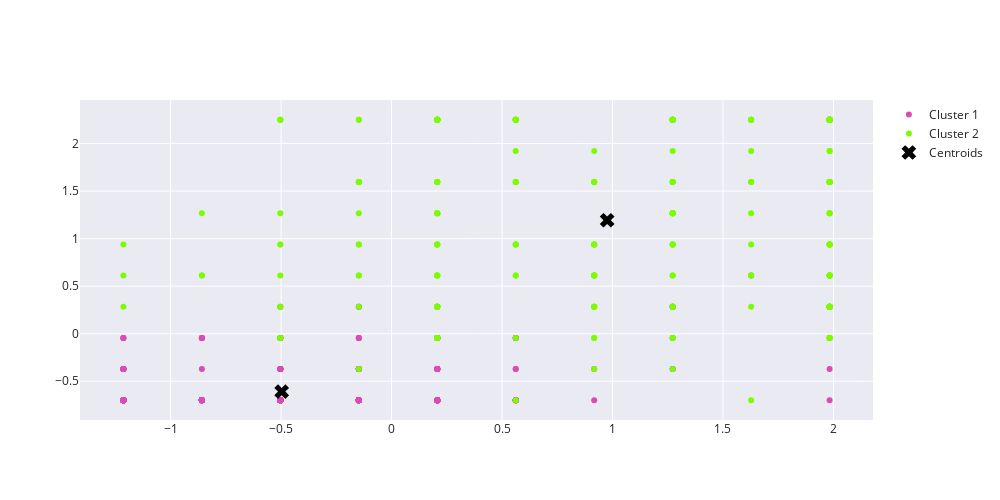

Here is the notebook cell this chart was saved with:
### Code cell
# Evaluation
fig = go.Figure()
fig.add_trace(go.Scatter(
    x=X[points == 0, 0], y=X[points == 0, 1],
    mode='markers',marker_color='#DB4CB2',name='Cluster 1'
))

fig.add_trace(go.Scatter(
    x=X[points == 1, 0], y=X[points == 1, 1],
    mode='markers',marker_color='#7CFC00',name='Cluster 2'
))

fig.add_trace(go.Scatter(
    x=X[points == 2, 0], y=X[points == 2, 1],
    mode='markers',marker_color='#7D3AC1',name='cluster 3'
))

fig.add_trace(go.Scatter(
    x=centroids[:, 0], y=centroids[:,1],
    mode='markers',marker_color='black',marker_symbol=4,marker_size=13,name='Centroids'
))
fig.update_layout(template='seaborn',width=1000, height=500,)

### Figure 1 — Plotly figure (JSON) as saved in the notebook; plotly's stock layout.template omitted (floating-point values rounded to 4 significant figures; data arrays with more than 128 entries replaced by an {"elided": "..."} marker saying what was removed)
{"data": [{"marker": {"color": "#DB4CB2"}, "mode": "markers", "name": "Cluster 1", "type": "scatter", "x": {"elided": "463 float values"}, "y": {"elided": "463 float values"}}, {"marker": {"color": "#7CFC00"}, "mode": "markers", "name": "Cluster 2", "type": "scatter", "x": {"elided": "236 float values"}, "y": {"elided": "236 float values"}}, {"marker": {"color": "#7D3AC1"}, "mode": "markers", "name": "cluster 3", "type": "scatter", "x": [], "y": []}, {"marker": {"color": "black", "size": 13, "symbol": 4}, "mode": "markers", "name": "Centroids", "type": "scatter", "x": [-0.4974, 0.9758], "y": [-0.6082, 1.193]}], "layout": {"height": 500, "width": 1000}}
